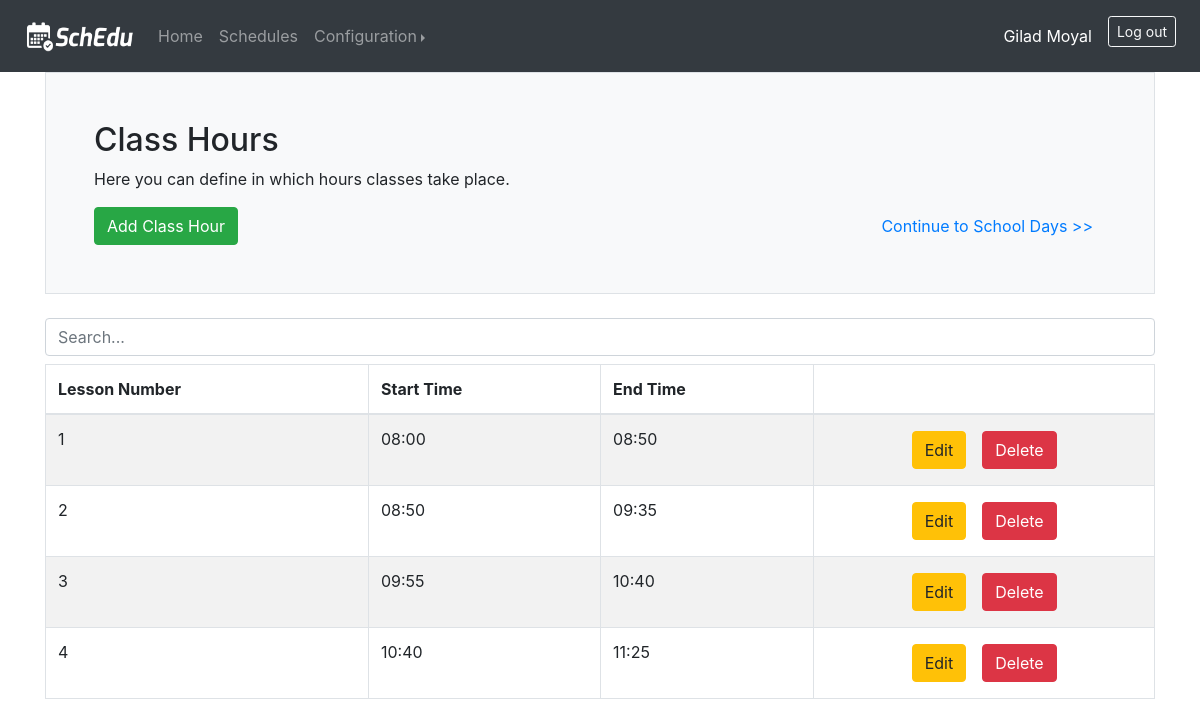
Page /classtimes (signed in) on the earlier database version.
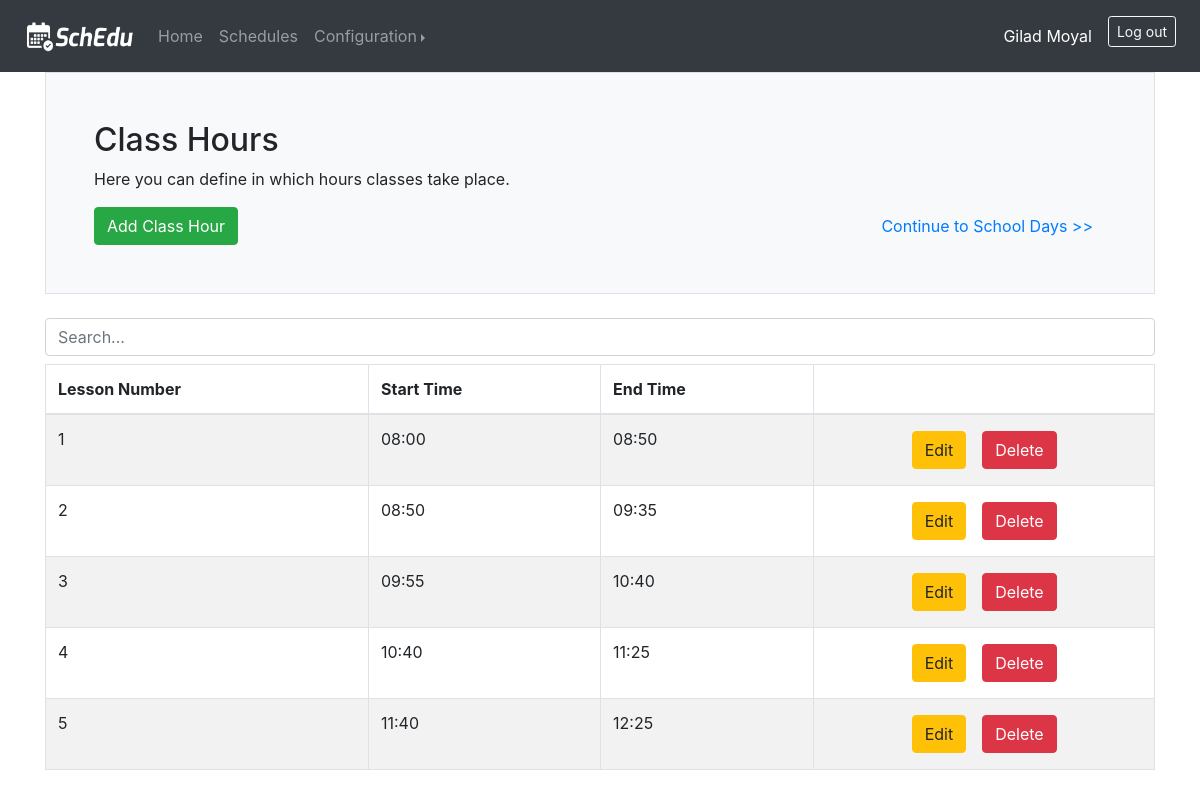
Same page on the later database version.
### web_app/models.py (models this page shows, shortened)
class ClassTime(db.Model):
    class_time_id = db.Column(db.Integer, primary_key=True)
    start_time = db.Column(db.String(20))
    end_time = db.Column(db.String(20))
    index = db.Column(db.Integer)
    days_ending_this_time = db.relationship('Day', backref='last_class_time')
    user_id = db.Column(db.Integer, db.ForeignKey('user.id'))
    schedule_id = db.Column(db.Integer, db.ForeignKey('schedule.schedule_id'))
    classes = db.relationship('CourseClass', backref='class_time')

### web_app/views.py (the view)
@views.route('/classtimes', methods=['GET', 'POST'])
@login_required
def classtimes():
    sorted_classtimes = sorted(current_user.classtimes, key=get_index)
    if request.method == 'POST':
        start_time = str(request.form["start_time"])
        end_time = str(request.form["end_time"])
        if overlaps(start_time, end_time, sorted_classtimes):
            flash("Invalid class hour: overlaps an existing one.", category="error")
        else:
            index = find_index_update_others((start_time, end_time), sorted_classtimes)
            new_class_time = ClassTime(start_time=start_time, end_time=end_time, index=index, user=current_user)
            db.session.add(new_class_time)
            db.session.commit()
        return redirect(url_for('views.classtimes'))
    else:
        return render_template('classtimes.html', user=current_user, classtimes=sorted_classtimes)

### web_app/views.py (called while the page is built)
def get_index(day_or_time):
    return day_or_time.index

### web_app/templates/classtimes.html (shortened to what this page needs)
{% extends 'base.html' %}
{% block body %}
    <div class="h-100 p-5 bg-light border rounded-3">
        <h2>Class Hours</h2>
        <p>Here you can define in which hours classes take place.</p>
        <div class="row">
            <div class="col">
                <button type="button" class="btn btn-success" data-toggle="modal" data-target="#addModal">Add Class Hour</button>
            </div>
            <div class="col text-right">
                <a type="button" class="btn btn-link" href="{{ url_for('views.days') }}">Continue to School Days >></a>
            </div>
        </div>
    </div>
    <br>
    {% if classtimes|length > 0 %}
        <input class="form-control mb-2" id="myInput" type="text" placeholder="Search...">
        <div class="table-responsive-md">
            <table class="table table-bordered table-striped">
                <thead>
                <tr>
                    <th>Lesson Number</th>
                    <th>Start Time</th>
                    <th>End Time</th>
                    <th></th>
                </tr>
                </thead>
                <tbody id="myTable">
                {% for class_time in classtimes %}
                    <tr>
                        <td>{{ class_time.index }}</td>
                        <td>{{ class_time.start_time }}</td>
                        <td>{{ class_time.end_time }}</td>
                        <td>
                            <div class="row justify-content-center">
                                <form method="post" action="{{ url_for('views.edit_ct') }}">
                                    <button class="btn btn-warning ml-2 mr-2 mt-1 mb-1" type="submit">Edit</button>
                                </form>
                                <form method="post" action="{{ url_for('views.delete_ct') }}">
                                    <button class="btn btn-danger ml-2 mr-2 mt-1 mb-1" type="submit">Delete</button>
                                </form>
                            </div>
                        </td>
                    </tr>
                {% endfor %}
                </tbody>
            </table>
        </div>
    {% else %}
        <h6>Currently there are no class hours</h6>
    {% endif %}
{% endblock %}

Differences in the rows shown:
added ClassTime: index "5", start_time "11:40", end_time "12:25"
